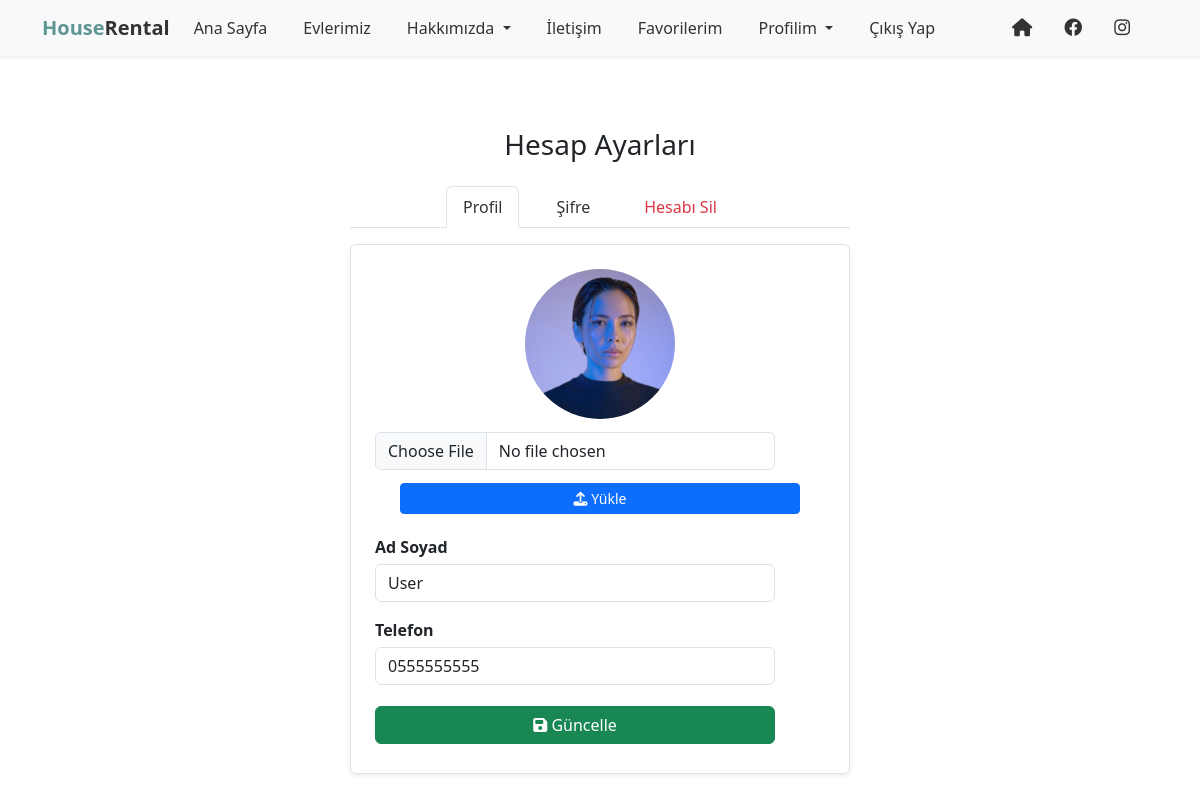
The app's page /account_settings.php (signed in) with its own data.
### tables this page shows
CREATE TABLE `users` (
  `id` int(11) NOT NULL,
  `name` varchar(100) NOT NULL,
  `email` varchar(100) NOT NULL,
  `password` varchar(255) NOT NULL,
  `role` enum('admin','user') DEFAULT 'user',
  `created_at` timestamp NOT NULL DEFAULT current_timestamp(),
  `theme` varchar(10) DEFAULT 'light',
  `language` varchar(10) DEFAULT 'tr',
  `full_name` varchar(100) DEFAULT NULL,
  `phone` varchar(20) DEFAULT NULL,
  `profile_photo` varchar(255) DEFAULT NULL,
  `email_notifications` tinyint(1) DEFAULT 1
);

### account_settings.php (the view, shortened to what this page needs)
<?php
include('includes/header.php');
$user_id = $_SESSION['user_id'] ?? null;
$stmt = $pdo->prepare("SELECT * FROM users WHERE id = ?");
$stmt->execute([$user_id]);
$user = $stmt->fetch();
?>
<!DOCTYPE html>
<html lang="tr">
<head>
  <link href="https://cdn.jsdelivr.net/npm/bootstrap@5.3.3/dist/css/bootstrap.min.css" rel="stylesheet">
  <link href="https://cdnjs.cloudflare.com/ajax/libs/font-awesome/6.4.0/css/all.min.css" rel="stylesheet">
</head>
<body>
<div class="container mt-5 mb-5 d-flex justify-content-center">
  <div style="width: 100%; max-width: 500px;">
    <h3 class="mb-4 text-center">Hesap Ayarları</h3>
    <ul class="nav nav-tabs justify-content-center mb-3" id="settingsTab" role="tablist">
      <li class="nav-item">
        <button class="nav-link active" data-bs-toggle="tab" data-bs-target="#profile" type="button" role="tab">Profil</button>
      </li>
      <li class="nav-item">
        <button class="nav-link" data-bs-toggle="tab" data-bs-target="#password" type="button" role="tab">Şifre</button>
      </li>
      <li class="nav-item">
        <button class="nav-link text-danger" data-bs-toggle="tab" data-bs-target="#delete" type="button" role="tab">Hesabı Sil</button>
      </li>
    </ul>
    <div class="tab-content border p-4 rounded shadow-sm">
      <div class="tab-pane fade show active" id="profile" role="tabpanel">
        <div class="text-center mb-3">
          <img src="<?= !empty($user['profile_photo']) ? htmlspecialchars($user['profile_photo']) : 'assets/images/default-avatar.png' ?>" class="profile-img mb-2">
          <form method="post" enctype="multipart/form-data">
            <input type="file" name="profile_photo" class="form-control mb-2" accept="image/*">
            <button type="submit" class="btn btn-primary btn-sm"><i class="fa fa-upload"></i> Yükle</button>
          </form>
        </div>
        <form method="post">
          <div class="mb-3">
            <label>Ad Soyad</label>
            <input type="text" name="name" class="form-control" value="<?= htmlspecialchars($user['name']) ?>" required>
          </div>
          <div class="mb-3">
            <label>Telefon</label>
            <input type="text" name="phone" class="form-control" value="<?= htmlspecialchars($user['phone']) ?>">
          </div>
          <button type="submit" class="btn btn-success"><i class="fa fa-save"></i> Güncelle</button>
        </form>
      </div>
    </div>
  </div>
</div>
</body>
</html>

### assets/css/style.css (style rules this page uses)
html, body { height: 100%; margin: 0; padding: 0; }
.nav-link { color: #333 !important; transition: color 0.2s; }
.nav-item { margin-right: 20px; }
body { padding-top: 80px; scroll-behavior: smooth; }
form input, form button { padding: 8px; margin: 5px 0; width: 100%; max-width: 400px; display: block; box-sizing: border-box; }
form button { background-color: #0066cc; color: white; border: none; cursor: pointer; }
form label { font-weight: bold; margin-top: 10px; display: block; }
form input { padding: 10px; margin: 5px 0 15px 0; width: 100%; box-sizing: border-box; border: 1px solid #ccc; border-radius: 5px; }
form button { padding: 10px; width: 100%; background-color: #0066cc; color: white; border: none; border-radius: 5px; font-weight: bold; cursor: pointer; }

### account_settings.php (style rules this page uses)
.profile-img { width: 150px; height: 150px; object-fit: cover; border-radius: 50%; }

### records on screen
users: profile_photo (picture), name "User", phone "0555555555"
